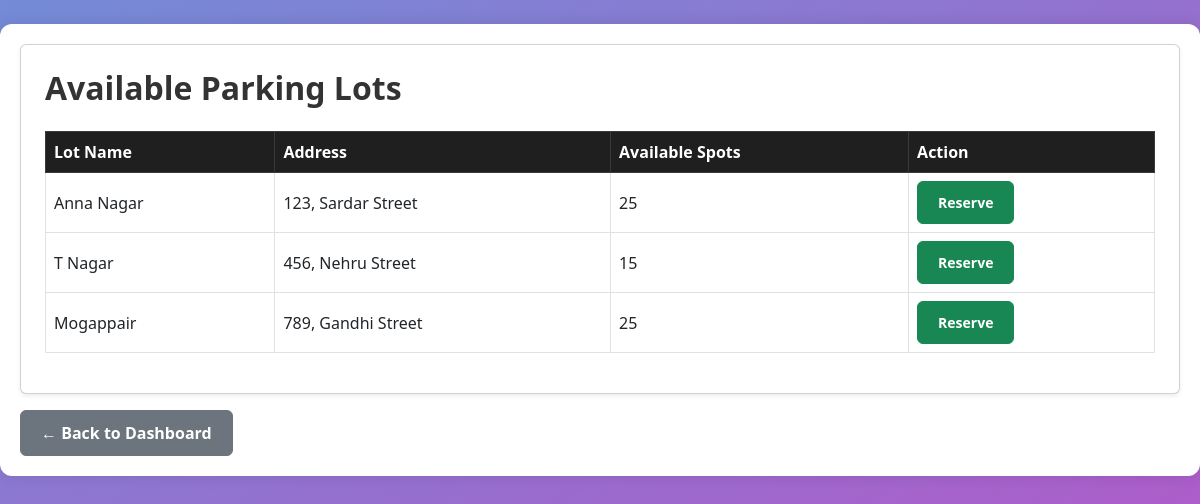
/user/lots (signed in), run on an earlier commit of the app's database.
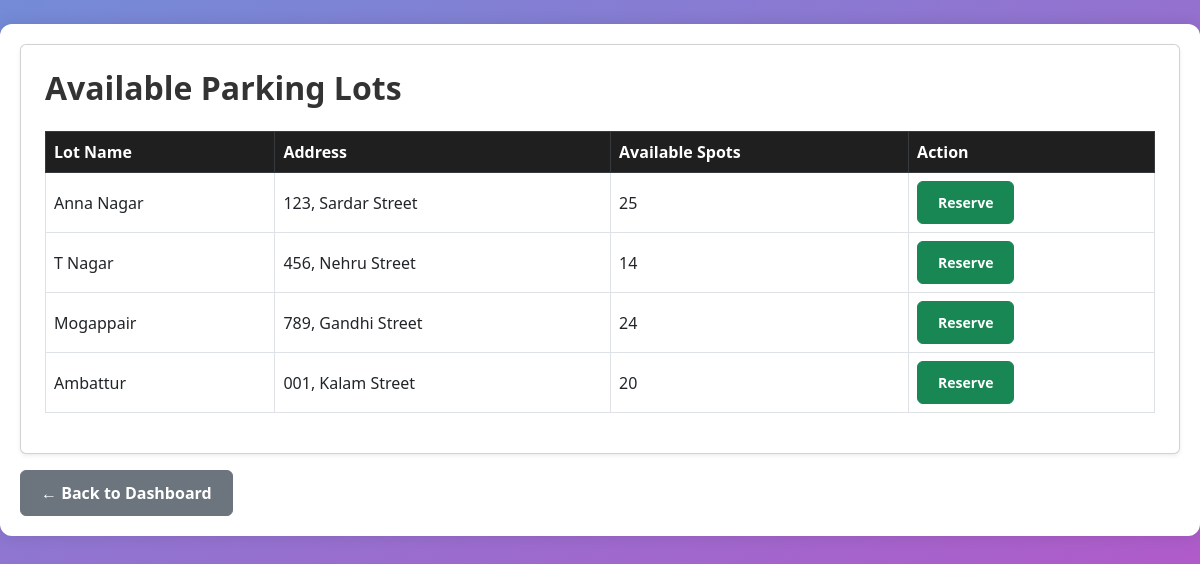
And on a later commit of the database.
### models/models.py (models this page shows)
class ParkingLot(db.Model):
    id = db.Column(db.Integer, primary_key=True)
    name = db.Column(db.String(100), nullable=False)
    address = db.Column(db.String(200), nullable=False)
    pin_code = db.Column(db.String(10), nullable=False)
    price = db.Column(db.Float, nullable=False)
    max_spots = db.Column(db.Integer, nullable=False)
    spots = db.relationship('ParkingSpot', backref='lot')

### app.py (the view)
@app.route('/user/lots')
def user_lots():
    if session.get('role') != 'user':
        return redirect('/login')
    lots = ParkingLot.query.all()
    available_lots = []
    for lot in lots:
        available_count = ParkingSpot.query.filter_by(lot_id=lot.id, status='A').count()
        available_lots.append({
            'lot': lot,
            'available_count': available_count
        })
    return render_template('user_lots.html', available_lots=available_lots)

### templates/user_lots.html
{% set title = "View Available Parking Lots" %}
{% extends "layout.html" %}
{% block content %}
<div class="container mt-4">
    <div class="card shadow-sm p-4 bg-white">
        <h2 class="mb-4">Available Parking Lots</h2>
        <table class="table table-hover table-bordered">
            <thead class="table-dark">
                <tr>
                    <th>Lot Name</th>
                    <th>Address</th>
                    <th>Available Spots</th>
                    <th>Action</th>
                </tr>
            </thead>
            <tbody>
                {% for item in available_lots %}
                <tr>
                    <td>{{ item.lot.name }}</td>
                    <td>{{ item.lot.address }}</td>
                    <td>{{ item.available_count }}</td>
                    <td>
                        {% if item.available_count > 0 %}
                            <a href="{{ url_for('reserve_spot', lot_id=item.lot.id) }}"
                               class="btn btn-success btn-sm">Reserve</a>
                        {% else %}
                            <span class="text-muted">Full</span>
                        {% endif %}
                    </td>
                </tr>
                {% endfor %}
            </tbody>
        </table>
    </div>
    <a href="{{ url_for('user_dashboard') }}" class="btn btn-secondary mt-3">← Back to Dashboard</a>
</div>
{% endblock %}

What changed in the data, as far as the page shows it:
added ParkingLot: lot.name "Ambattur", lot.address "001, Kalam Street"
Also different on the page:
new list line: "T Nagar 456, Nehru Street"
new list line: "14 Reserve"
new list line: "Mogappair 789, Gandhi Street"
new list line: "24 Reserve"
new list line: "20 Reserve"
list line gone: "T Nagar 456, Nehru Street"
list line gone: "15 Reserve"
list line gone: "Mogappair 789, Gandhi Street"
list line gone: "25 Reserve"
